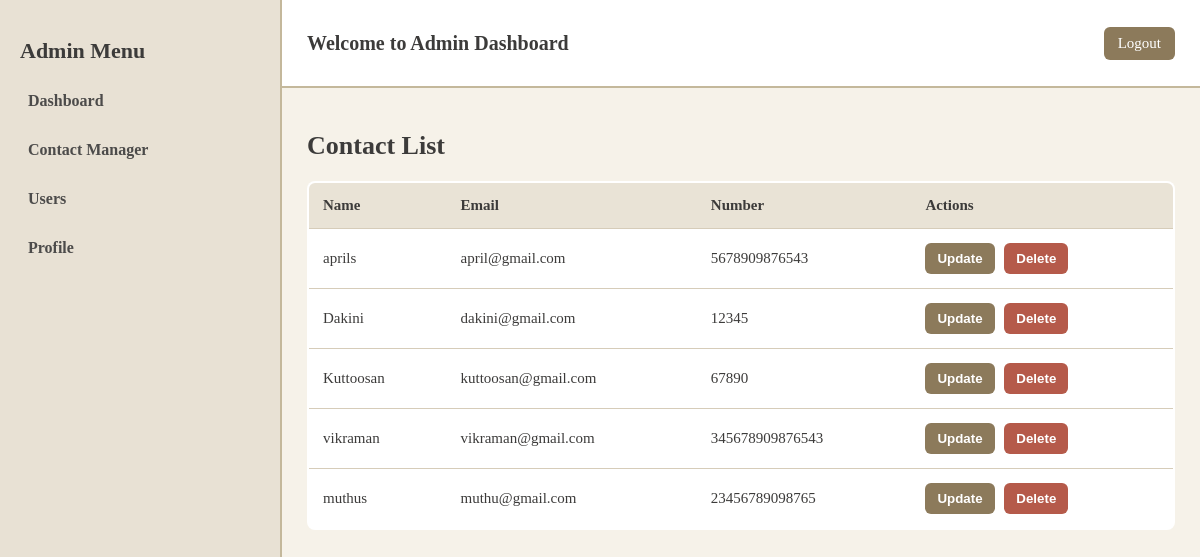
Before: /contactlist/ with the older database file.
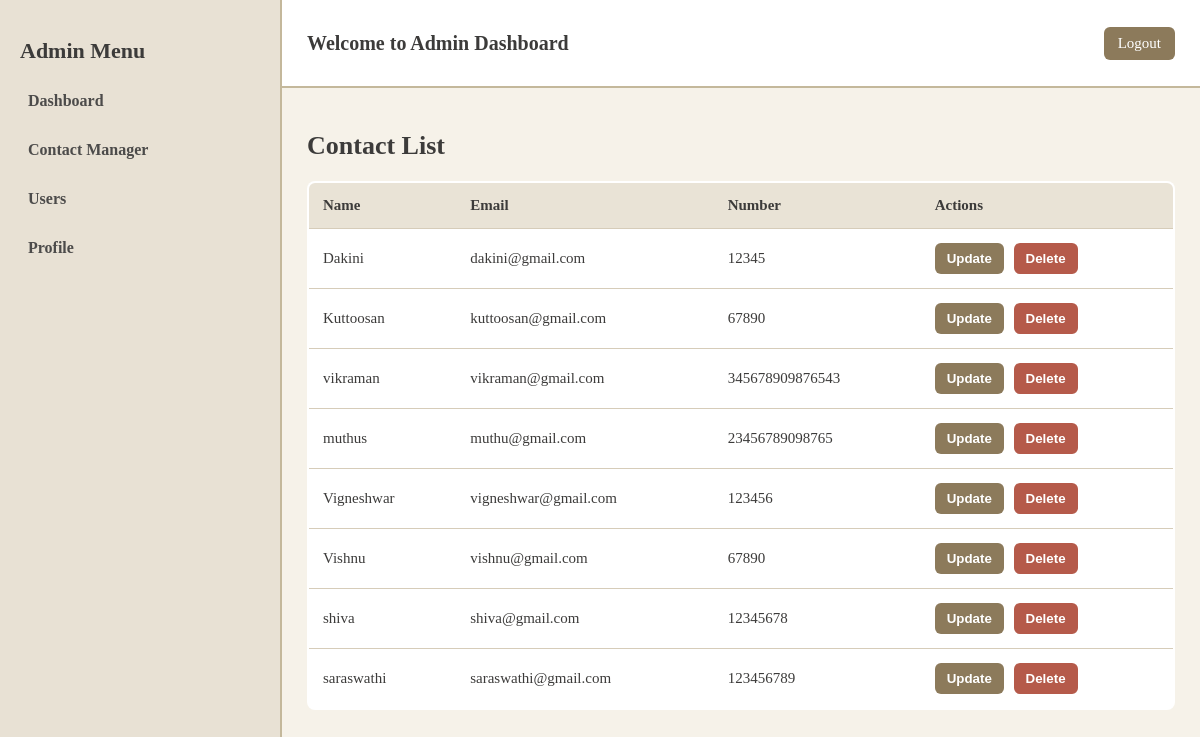
After: the same page with the newer database file.
### contacts/models.py (models this page shows, shortened)
class Contacts(models.Model):
    user = models.ForeignKey(User,on_delete=models.CASCADE,blank=False,null=False)
    name = models.CharField(max_length=25,blank=False,null=False)
    email = models.CharField(max_length=30,blank=False,null=False)
    number = models.CharField(max_length=20,blank=False,null=False)
    ROLE_CHOICES = [
        ('user','User'),
    ]
    role = models.CharField(max_length=10,choices=ROLE_CHOICES,default='user')

### contacts/views.py (the view)
# urls.py: path('contactlist/',views.contactlist,name='contactlist'),
def contactlist(request):
    contactlist = Contacts.objects.all().values()
    return render(request,'contactlist.html',{'contactlist':contactlist})

### contacts/templates/contactlist.html (shortened to what this page needs)
{% load static %}
<!DOCTYPE html>
<html lang="en">
<head>
    <link rel="stylesheet" href="{% static 'css/contactlist.css' %}">
</head>
<body>
    <div class="dashboard">
        <aside class="sidebar">
            <h2>Admin Menu</h2>
            <ul>
                <li><a href="{% url 'admindashboard' %}">Dashboard</a></li>
                <li><a href="{% url 'contactlist' %}">Contact Manager</a></li>
                <li><a href="{% url 'userslist' %}">Users</a></li>
                <li><a href="{% url 'profile' %}">Profile</a></li>
            </ul>
        </aside>
        <div class="main">
            <nav class="topnav">
                <h1>Welcome to Admin Dashboard</h1>
                <a href="{% url 'login' %}" class="logout-btn">Logout</a>
            </nav>
            <div class="content">
                <h1>Contact List</h1>
                <table class="contact-table">
                    <thead>
                        <tr>
                            <th>Name</th>
                            <th>Email</th>
                            <th>Number</th>
                            <th>Actions</th>
                        </tr>
                    </thead>
                    <tbody>
                        {% for x in contactlist %}
                        <tr>
                            <td>{{ x.name }}</td>
                            <td>{{ x.email }}</td>
                            <td>{{ x.number }}</td>
                            <td>
                                <a href="{% url 'update_contact' x.id %}"><button class="update-btn">Update</button></a>
                                <a href="{% url 'delete_contact' x.id %}"><button class="delete-btn">Delete</button></a>
                            </td>
                        </tr>
                        {% endfor %}
                    </tbody>
                </table>
            </div>
        </div>
    </div>
</body>
</html>

Changed rows visible on the page:
removed Contacts: name "aprils", email "april@gmail.com", number "5678909876543"
added Contacts: name "Vigneshwar", email "vigneshwar@gmail.com", number "123456"
added Contacts: name "Vishnu", email "vishnu@gmail.com", number "67890"
added Contacts: name "shiva", email "shiva@gmail.com", number "12345678"
added Contacts: name "saraswathi", email "saraswathi@gmail.com", number "123456789"
